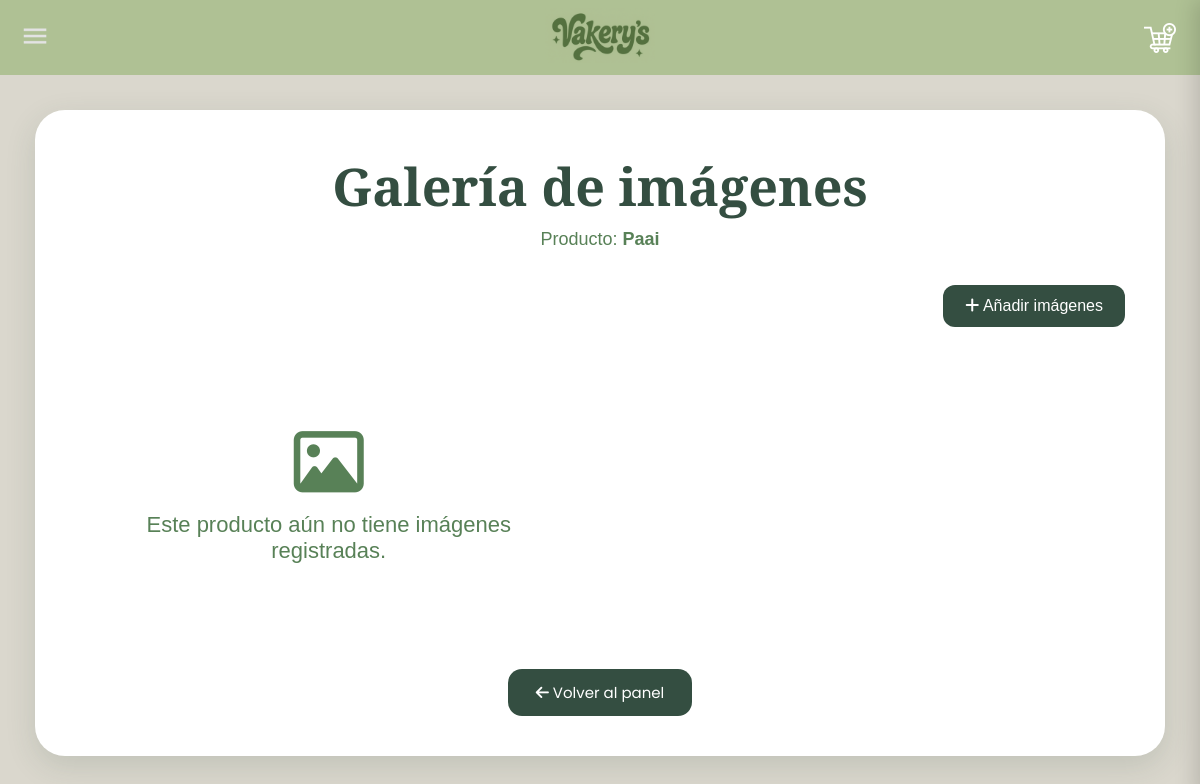
Before: /Productos/verimagenes.php?codigo=Paai with the older database file.
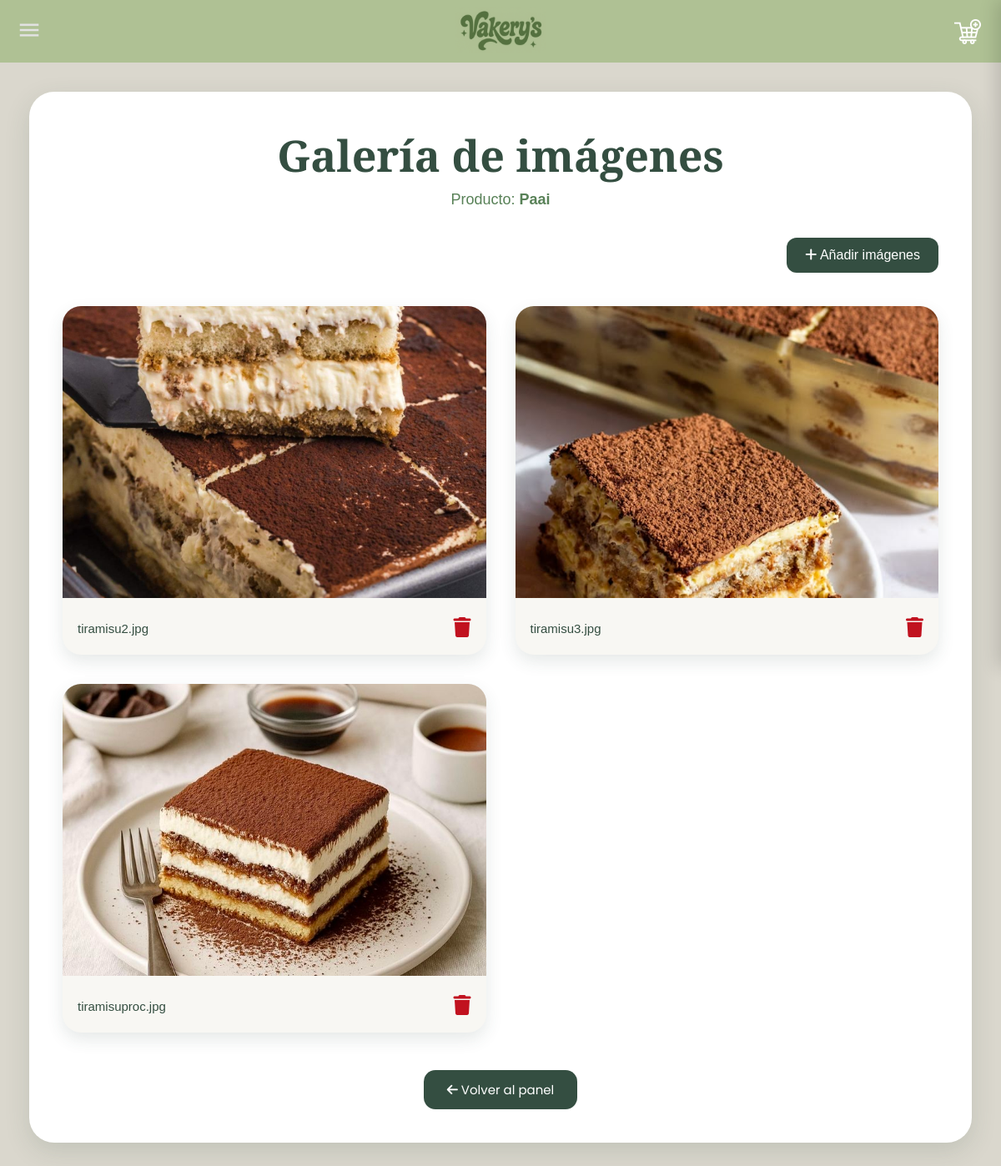
After: the same page with the newer database file.
### tables this page shows
CREATE TABLE IF NOT EXISTS `imagenes` (
  `idImagen` INT NOT NULL AUTO_INCREMENT,
  `CodigoProducto` VARCHAR(45) NOT NULL,
  `Imagen` VARCHAR(255) NOT NULL,
  PRIMARY KEY (`idImagen`),
  INDEX `fk_imagenes_productos_idx` (`CodigoProducto`),
  CONSTRAINT `fk_imagenes_productos`
    FOREIGN KEY (`CodigoProducto`)
    REFERENCES `productos` (`Codigo`)
    ON DELETE CASCADE
    ON UPDATE CASCADE
);

### Productos/verimagenes.php (the view, shortened to what this page needs)
<?php
$servidor = "localhost";
$usuario = "root";
$contrasena = "";
$bd = "vakerysss";
$conn = new mysqli($servidor, $usuario, $contrasena, $bd);
$conn->set_charset("utf8");
$CodigoProducto = $_GET["codigo"] ?? '';
$stmt = $conn->prepare(
    "SELECT * FROM imagenes WHERE CodigoProducto = ?"
);
$stmt->bind_param("s", $CodigoProducto);
$stmt->execute();
$resultado = $stmt->get_result();
?>
<!DOCTYPE html>
<html lang="es">
<head>
<link rel="stylesheet" href="https://cdnjs.cloudflare.com/ajax/libs/font-awesome/6.7.2/css/all.min.css">
</head>
<body>
<?php include '../header.php'; ?>
<div class="contenedor">
<h1>Galería de imágenes</h1>
<p class="subtitulo">
Producto: <strong><?php echo htmlspecialchars($CodigoProducto, ENT_QUOTES, 'UTF-8'); ?></strong></p>
<div class="barra">
<a class="agregar" href="añadirimagen.php?codigo=<?php echo urlencode($CodigoProducto); ?>">    <i class="fa-solid fa-plus"></i> Añadir imágenes
</a>
</div>
<div class="galeria">
<?php
if($resultado->num_rows > 0){
    while($fila = $resultado->fetch_assoc()){
        echo "<div class='card'>";
       echo "<img src='imagenes/".$fila["Imagen"]."'>";
        echo "<div class='info'>";
        echo "<span class='nombre'>".basename($fila["Imagen"])."</span>";
        echo "<a class='eliminar' href='#' onclick=\"confirmarEliminar(".$fila["idImagen"].",'".$CodigoProducto."'); return false;\">
                <i class='fa-solid fa-trash'></i>
              </a>";
        echo "</div>";
        echo "</div>";
    }
}else{
    echo "<div class='sin'>
            <i class='fa-regular fa-image' style='font-size:70px;margin-bottom:15px;'></i><br>
            Este producto aún no tiene imágenes registradas.
          </div>";
}
?>
</div>
<div class="volver">
<a href="leerproductos.php">
<button>
<i class="fa-solid fa-arrow-left"></i> Volver al panel
</button>
</a>
</div>
</div>
</body>
</html>

### header.php (shortened to what this page needs)
<?php
$rol = $_SESSION['Rol'] ?? '';
switch ($rol) {
    default:
        include __DIR__ . '/headers/headeruser.php';
        break;
}
?>

### headers/headeruser.php (shortened to what this page needs)
<header class="main-header">
    <a href="/proyectovakerys/paginadeinicio.php">
        <img src="/proyectovakerys/imagenes/logo.png" alt="Logo Vakery's">
    </a>
    <label for="btn-nav" class="btn-nav">
        <img src="/proyectovakerys/imagenes/menu.png" alt="Abrir menú de navegación">
    </label>
    <a href="#" name="carrito" id="carrito" class="carrito" aria-label="Abrir carrito">
        <img src="/proyectovakerys/imagenes/anadir-al-carrito.png" alt="Carrito">
    </a>
</header>

### Productos/verimagenes.php (style rules this page uses)
* { margin:0; padding:0; box-sizing:border-box; }
body { font-family:'Poppins',sans-serif; background:#DAD7CD; padding:35px; margin-top:75px; }
.contenedor { max-width:1450px; margin:auto; background:white; border-radius:30px; padding:40px; box-shadow:0 10px 30px rgba(52,78,65,.15); }
h1 { text-align:center; font-family:'Cormorant Garamond',serif; color:#344E41; font-size:52px; margin-bottom:8px; }
.subtitulo { text-align:center; color:#588157; font-size:18px; margin-bottom:35px; }
.barra { display:flex; justify-content:space-between; align-items:center; margin-bottom:40px; }
.agregar { background:#344E41; color:white; text-decoration:none; padding:12px 22px; border-radius:12px; transition:.3s; font-weight:500; }
.galeria { display:grid; grid-template-columns:repeat(auto-fill,minmax(360px,1fr)); gap:35px; }
.card { background:#F8F7F3; border-radius:22px; overflow:hidden; box-shadow:0 8px 20px rgba(52,78,65,.12); transition:.3s; }
.card img { width:100%; height:350px; object-fit:cover; }
.info { display:flex; justify-content:space-between; align-items:center; padding:18px; }
.nombre { color:#344E41; font-weight:500; font-size:15px; word-break:break-word; }
.eliminar { color:#C1121F; font-size:24px; transition:.3s; cursor:pointer; }
.volver { display:flex; justify-content:center; margin-top:45px; }
.volver button { border:none; background:#344E41; color:white; padding:12px 28px; border-radius:14px; cursor:pointer; font-size:15px; font-family:'Poppins',sans-serif; transition:.3s; }
.sin { text-align:center; font-size:22px; color:#588157; padding:60px; }

### headers/headeruser.php (style rules this page uses)
* { margin:0; padding:0; box-sizing:border-box; }
body { font-family:'Raleway',sans-serif; }
.main-header { width:100%; height:75px; background:#afc194; display:flex; justify-content:center; align-items:center; position:fixed; top:0; left:0; z-index:10000; }
.main-header img { max-height:55px; transition:.4s ease; }
.btn-nav { position:absolute; left:20px; cursor:pointer; }
.btn-nav img { width:30px; height:30px; }
.carrito { position:absolute; right:20px; width:40px; height:40px; display:flex; align-items:center; justify-content:center; border-radius:8px; transition:.3s ease; }
.carrito img { width:35px; height:35px; object-fit:contain; }
.carrito { display:flex; align-items:center; justify-content:center; cursor:pointer; }
.carrito img { width:32px; height:32px; object-fit:contain; transition:.3s ease; }

Changed rows visible on the page:
added imagenes: Imagen (picture), Imagen "tiramisu2.jpg"
added imagenes: Imagen (picture), Imagen "tiramisu3.jpg"
added imagenes: Imagen (picture), Imagen "tiramisuproc.jpg"
Other visible differences:
text no longer shown: "Este producto aún no tiene imágenes registradas."
